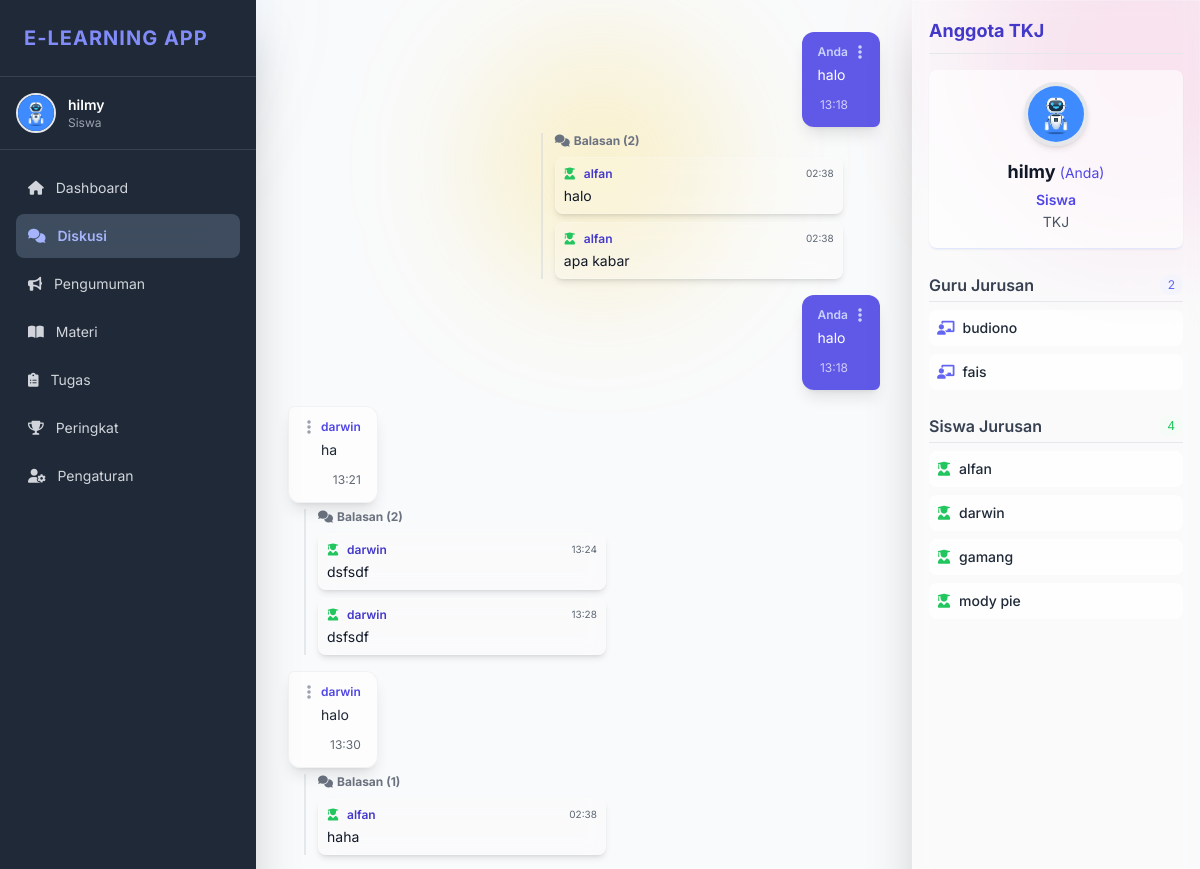
Page /elearning/public/diskusi.php (signed in, upper part) on the earlier database version.
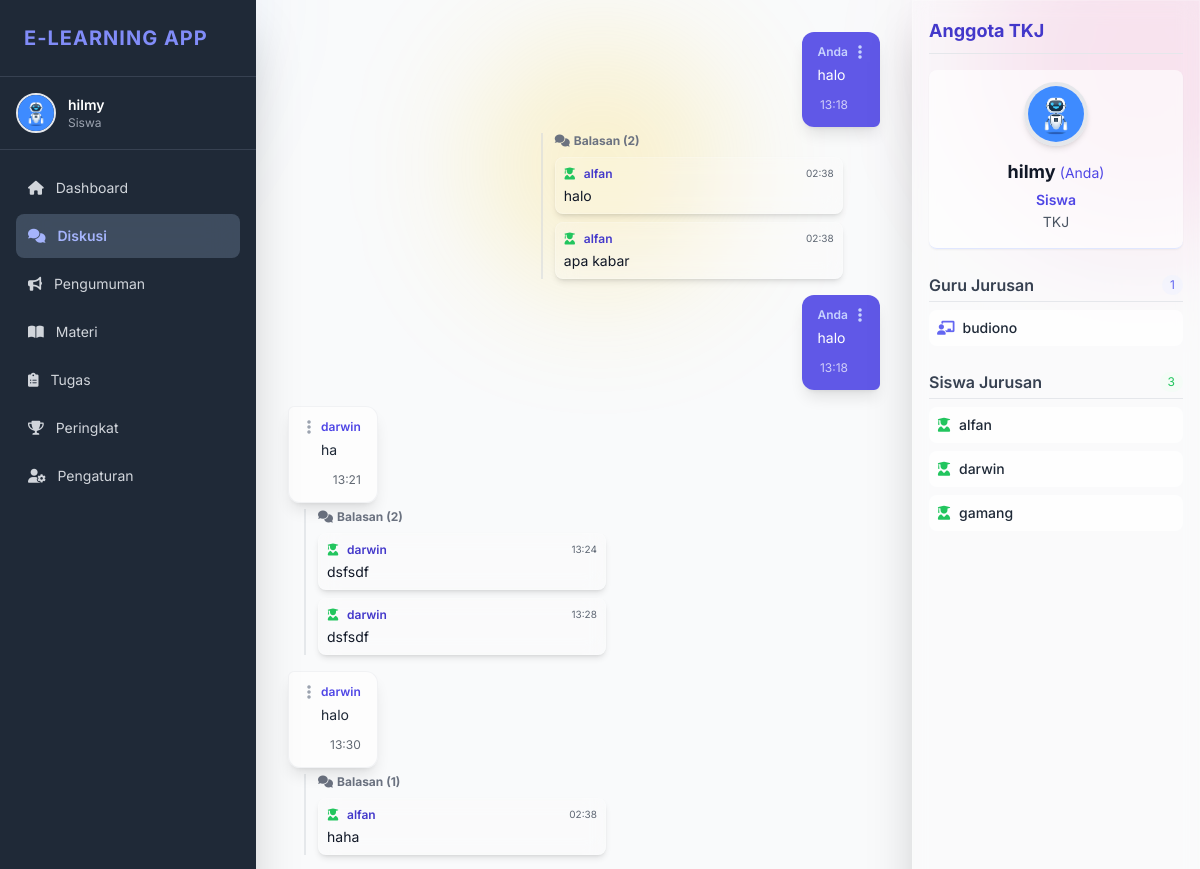
Same page on the later database version.
### tables this page shows
CREATE TABLE `diskusi` (
  `id` int(11) NOT NULL,
  `judul` varchar(255) NOT NULL,
  `isi` text NOT NULL,
  `user_id` int(11) NOT NULL,
  `jurusan` enum('RPL','TKJ','Akuntansi','Multimedia','Pemasaran') NOT NULL,
  `created_at` timestamp NOT NULL DEFAULT current_timestamp()
);

CREATE TABLE `diskusi_reply` (
  `id` int(11) NOT NULL,
  `diskusi_id` int(11) NOT NULL,
  `user_id` int(11) NOT NULL,
  `isi` text NOT NULL,
  `jurusan` enum('RPL','TKJ','Akuntansi','Multimedia','Pemasaran','N/A') NOT NULL,
  `created_at` timestamp NOT NULL DEFAULT current_timestamp()
);

CREATE TABLE `users` (
  `id` int(11) NOT NULL,
  `nama` varchar(100) NOT NULL,
  `jurusan` enum('RPL','TKJ','Akuntansi','Multimedia','Pemasaran','N/A') NOT NULL,
  `email` varchar(100) NOT NULL,
  `password` varchar(255) NOT NULL,
  `role` enum('siswa','guru') NOT NULL,
  `foto_profil` varchar(255) DEFAULT NULL,
  `token` varchar(100) DEFAULT NULL,
  `is_verified` tinyint(1) DEFAULT 0,
  `created_at` timestamp NOT NULL DEFAULT current_timestamp(),
  `reset_token` varchar(255) DEFAULT NULL,
  `reset_expired` datetime DEFAULT NULL
);

### elearning/public/diskusi.php (the view, shortened to what the changed rows need)
<?php
require_once __DIR__ . '/../config/db.php';
$user_id = $_SESSION['user_id'];
try {
    $stmt = $pdo->prepare("SELECT * FROM users WHERE id = :id LIMIT 1");
    $stmt->execute(['id' => $user_id]);
    $user = $stmt->fetch(PDO::FETCH_ASSOC);
    $jurusan = htmlspecialchars($user['jurusan']);
} catch (PDOException $e) {
    echo "Terjadi kesalahan database: " . $e->getMessage();
    exit;
}
$stmt = $pdo->prepare("SELECT d.*, u.nama FROM diskusi d JOIN users u ON d.user_id = u.id WHERE d.jurusan = :jurusan_user ORDER BY d.created_at ASC");
$stmt->execute(['jurusan_user' => $jurusan]);
$pesan = $stmt->fetchAll();
$stmtGuru = $pdo->prepare("SELECT nama, email FROM users WHERE jurusan = :jurusan_user AND role = 'guru' ORDER BY nama ASC");
$stmtGuru->execute(['jurusan_user' => $jurusan]);
$guru_jurusan = $stmtGuru->fetchAll(PDO::FETCH_ASSOC);
$stmtSiswa = $pdo->prepare("SELECT nama, email FROM users WHERE jurusan = :jurusan_user AND role = 'siswa' AND id != :current_user_id ORDER BY nama ASC");
$stmtSiswa->execute(['jurusan_user' => $jurusan, 'current_user_id' => $user_id]);
$siswa_jurusan = $stmtSiswa->fetchAll(PDO::FETCH_ASSOC);
?>
<!DOCTYPE html>
<html lang="id">
<head>
    <script src="https://cdn.tailwindcss.com"></script>
    <link rel="stylesheet" href="https://cdnjs.cloudflare.com/ajax/libs/font-awesome/6.0.0-beta3/css/all.min.css" />
</head>
<body class="bg-gray-50 min-h-screen">
    <div class="flex flex-1 overflow-hidden pt-12 md:pt-0">
        <?php require_once __DIR__ . '/../private/sidebar.php';?>
        <div id="chat-panel" class="flex flex-col flex-1 relative overflow-hidden pb-24 md:pb-6">
            <main id="chat-feed" class="p-4 md:p-8 main-content overflow-y-auto pt-16 md:pt-8 md:ml-64 lg:mr-72">
                <?php foreach ($pesan as $row):
                    $is_current_user = ($row['user_id'] == $user_id);
                    $replyStmt = $pdo->prepare("
                        SELECT r.*, u.nama, u.role
                        FROM diskusi_reply r
                        JOIN users u ON r.user_id = u.id
                        WHERE r.diskusi_id = ?
                        ORDER BY r.created_at ASC
                    ");
                    $replyStmt->execute([$row['id']]);
                    $replies = $replyStmt->fetchAll();
                ?>
                <div class="flex <?= htmlspecialchars($is_current_user ? 'justify-end' : 'justify-start', ENT_QUOTES, 'UTF-8'); ?> mb-4">
                    <div class="w-full sm:max-w-3/4 md:max-w-[70%] lg:max-w-[60%] flex flex-col">
                        <div class="rounded-xl p-3 shadow-lg relative
                            <?= htmlspecialchars(
                                $is_current_user
                                    ? 'bg-indigo-600/90 text-white rounded-br-md ml-auto'
                                    : 'bubble-white text-gray-800 rounded-tl-md mr-auto',
                                ENT_QUOTES,
                                'UTF-8'
                            ); ?>">
                            <div class="absolute top-0 p-2 z-20
                                <?= htmlspecialchars($is_current_user ? 'right-0' : 'left-0', ENT_QUOTES, 'UTF-8'); ?>">
                                <button
                                    id="action-btn-<?= htmlspecialchars($row['id'], ENT_QUOTES, 'UTF-8'); ?>"
                                    onclick="toggleActionsMenu(<?= (int)$row['id']; ?>)"
                                    class="p-1 rounded-full transition duration-150 inline-flex items-center
                                    <?= htmlspecialchars(
                                        $is_current_user
                                            ? 'text-indigo-200 hover:text-white hover:bg-indigo-700'
                                            : 'text-gray-400 hover:text-gray-700 hover:bg-gray-100/50',
                                        ENT_QUOTES,
                                        'UTF-8'
                                    ); ?>">
                                    <i class="fas fa-ellipsis-v h-4 w-4"></i>
                                </button>
                            </div>
                            <div class="
                                <?= htmlspecialchars($is_current_user ? 'pr-5 pl-1' : 'pl-5 pr-1', ENT_QUOTES, 'UTF-8'); ?>">
                                <p class="font-semibold text-xs mb-1
                                    <?= htmlspecialchars($is_current_user ? 'text-indigo-200' : 'text-indigo-600', ENT_QUOTES, 'UTF-8'); ?>">
                                    <?= $is_current_user ? 'Anda' : htmlspecialchars($row['nama'], ENT_QUOTES, 'UTF-8'); ?>
                                </p>
                                <p class="text-sm break-words leading-relaxed">
                                    <?= nl2br(htmlspecialchars($row['isi'], ENT_QUOTES, 'UTF-8')); ?>
                                </p>
                                <div class="text-right mt-1">
                                    <small class="text-xs opacity-70">
                                        <?= htmlspecialchars(date("H:i", strtotime($row['created_at'])), ENT_QUOTES, 'UTF-8'); ?>
                                    </small>
                                </div>
                            </div>
                        </div>
                        <?php if ($replies): ?>
                        <div class="mt-1.5 ml-4 border-l-2 border-gray-300/50 pl-3 space-y-2 max-w-full sm:max-w-[85%]">
                            <p class="text-xs font-bold text-gray-500 mb-1 flex items-center">
                                <i class="fas fa-comments text-xs mr-1"></i>
                                Balasan (<?= htmlspecialchars(count($replies), ENT_QUOTES, 'UTF-8'); ?>)
                            </p>
                            <?php foreach ($replies as $rp):
                                $is_reply_user = ($rp['user_id'] == $user_id);
                                $role_icon = ($rp['role'] === 'guru')
                                    ? 'fas fa-chalkboard-teacher text-indigo-500'
                                    : 'fas fa-user-graduate text-green-500';
                            ?>
                                <div class="relative p-2 rounded-lg glass-effect shadow-md transition duration-150 ease-in-out hover:shadow-xl w-full">
                                    <div class="flex justify-between items-start mb-1">
                                        <p class="font-semibold text-xs flex items-center flex-1
                                            <?= htmlspecialchars($is_reply_user ? 'text-gray-700' : 'text-indigo-700', ENT_QUOTES, 'UTF-8'); ?>">
                                            <i class="<?= htmlspecialchars($role_icon, ENT_QUOTES, 'UTF-8'); ?> w-3.5 mr-1.5"></i>
                                            <?= $is_reply_user ? 'Anda' : htmlspecialchars($rp['nama'], ENT_QUOTES, 'UTF-8'); ?>
                                        </p>
                                        <small class="text-gray-700 text-[10px] flex-shrink-0 ml-2 opacity-80">
                                            <?= htmlspecialchars(date("H:i", strtotime($rp['created_at'])), ENT_QUOTES, 'UTF-8'); ?>
                                        </small>
                                    </div>
                                    <p class="text-sm text-gray-900 break-words leading-snug">
                                        <?= nl2br(htmlspecialchars($rp['isi'], ENT_QUOTES, 'UTF-8')); ?>
                                    </p>
                                </div>
                            <?php endforeach; ?>
                        </div>
                        <?php endif; ?>
                    </div>
                </div>
                <?php endforeach; ?>
            </main>
        </div>
        <aside id="sidebar-kanan"
            class="fixed inset-y-0 right-0 w-72 glass-effect border-l p-4 overflow-y-auto shadow-2xl z-[60] transform translate-x-full
            lg:translate-x-0 lg:block lg:h-screen transition-transform duration-300 ease-in-out flex-shrink-0">
            <div class="flex justify-between items-center mb-4 border-b pb-2">
                <h2 class="text-lg font-bold text-indigo-700">Anggota <?= htmlspecialchars($jurusan, ENT_QUOTES, 'UTF-8'); ?></h2>
            </div>
            <div class="mb-6">
                <h3 class="text-md font-semibold text-gray-700 mb-2 border-b pb-1 flex justify-between items-center">
                    Guru Jurusan
                    <span class="text-xs font-normal text-indigo-500 bg-indigo-50/50 px-2 py-0.5 rounded-full">
                        <?= htmlspecialchars(count($guru_jurusan), ENT_QUOTES, 'UTF-8'); ?>
                    </span>
                </h3>
                <ul class="space-y-2">
                    <?php if (empty($guru_jurusan)): ?>
                        <li class="text-sm text-gray-500 italic">Tidak ada guru terdaftar.</li>
                    <?php else: ?>
                        <?php foreach ($guru_jurusan as $guru): ?>
                            <li class="p-2 bg-white/70 rounded-lg text-sm truncate flex items-center hover:bg-white/90 transition duration-100"
                                title="<?= htmlspecialchars($guru['email'], ENT_QUOTES, 'UTF-8'); ?>">
                                <i class="fas fa-chalkboard-teacher text-indigo-500 mr-2 flex-shrink-0"></i>
                                <span class="font-medium text-gray-800">
                                    <?= htmlspecialchars($guru['nama'], ENT_QUOTES, 'UTF-8'); ?>
                                </span>
                            </li>
                        <?php endforeach; ?>
                    <?php endif; ?>
                </ul>
            </div>
            <div>
                <h3 class="text-md font-semibold text-gray-700 mb-2 border-b pb-1 flex justify-between items-center">
                    Siswa Jurusan
                    <span class="text-xs font-normal text-green-500 bg-green-50/50 px-2 py-0.5 rounded-full">
                        <?= htmlspecialchars(count($siswa_jurusan), ENT_QUOTES, 'UTF-8'); ?>
                    </span>
                </h3>
                <ul class="space-y-2">
                    <?php if (empty($siswa_jurusan)): ?>
                        <li class="text-sm text-gray-500 italic">Tidak ada siswa lain terdaftar.</li>
                    <?php else: ?>
                        <?php foreach ($siswa_jurusan as $siswa): ?>
                            <li class="p-2 bg-white/70 rounded-lg text-sm truncate flex items-center hover:bg-white/90 transition duration-100"
                                title="<?= htmlspecialchars($siswa['email'], ENT_QUOTES, 'UTF-8'); ?>">
                                <i class="fas fa-user-graduate text-green-500 mr-2 flex-shrink-0"></i>
                                <span class="font-medium text-gray-800">
                                    <?= htmlspecialchars($siswa['nama'], ENT_QUOTES, 'UTF-8'); ?>
                                </span>
                            </li>
                        <?php endforeach; ?>
                    <?php endif; ?>
                </ul>
            </div>
        </aside>
    </div>
</body>
</html>

Differences in the rows shown:
removed users: nama "fais", shown under "Guru Jurusan 2"
removed users: nama "mody pie", shown under "Siswa Jurusan 4"
Other differences:
count($guru_jurusan): "2" → "1"
count($siswa_jurusan): "4" → "3"
